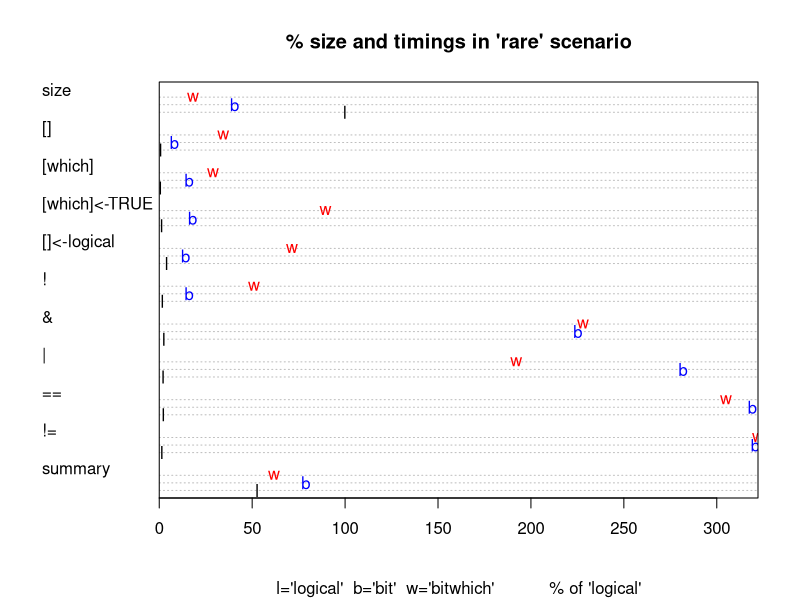
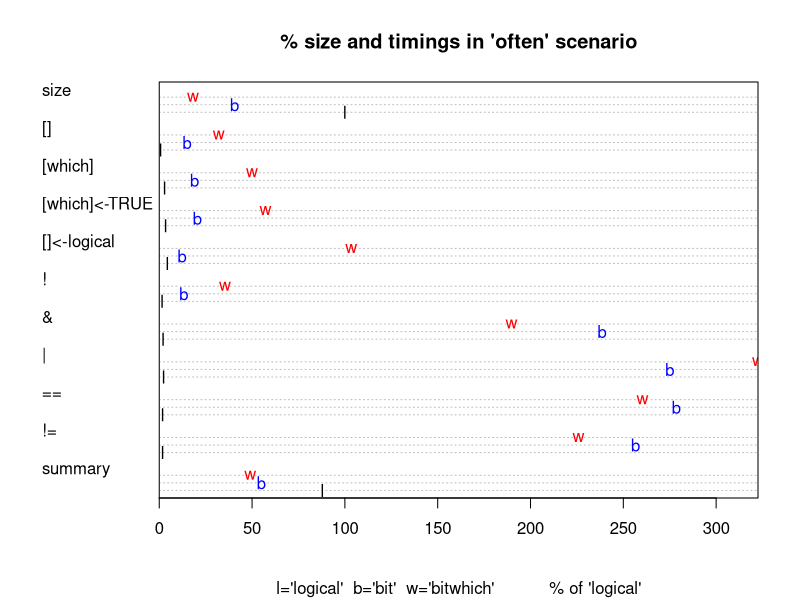
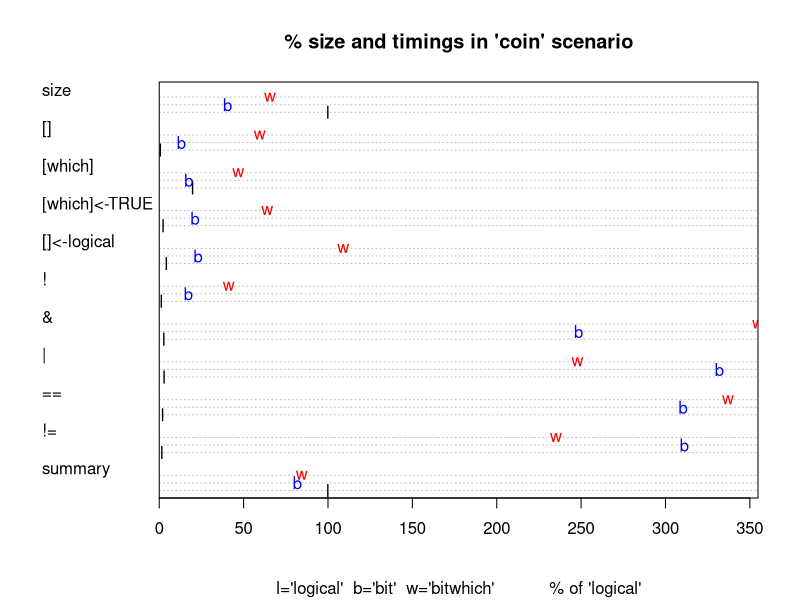
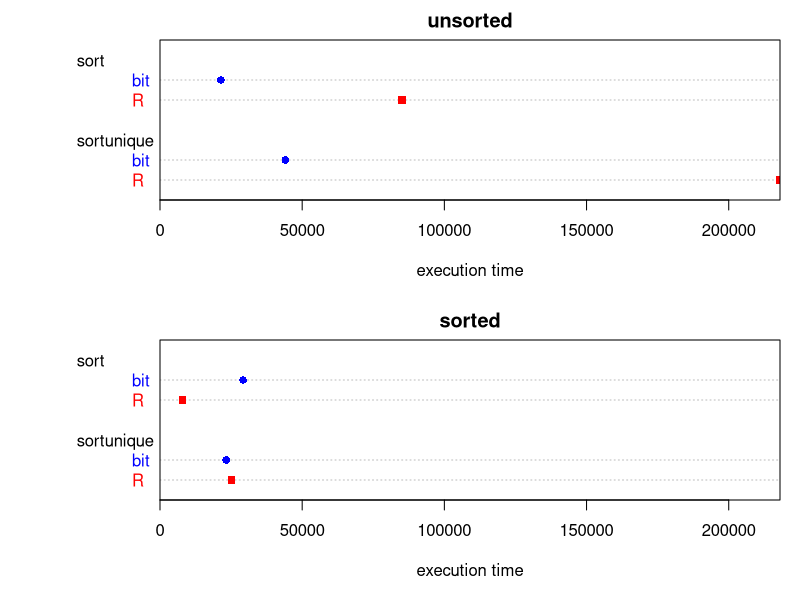
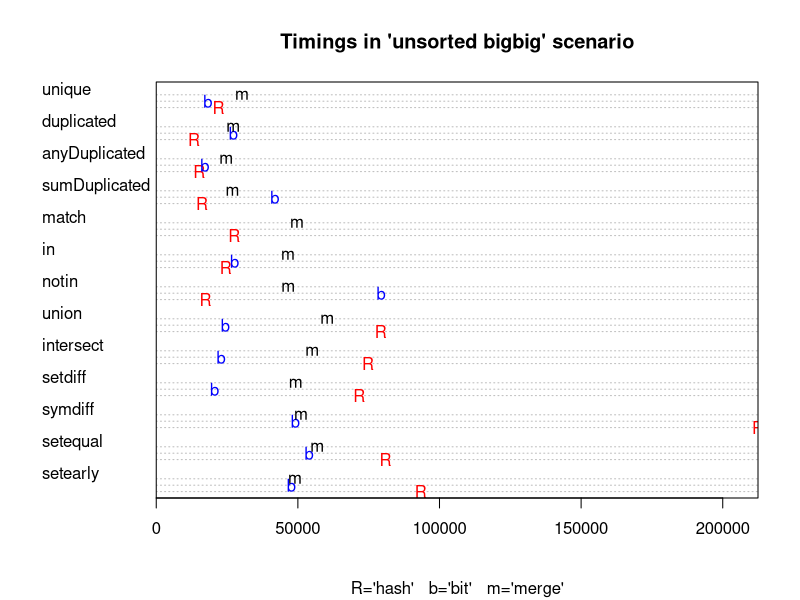
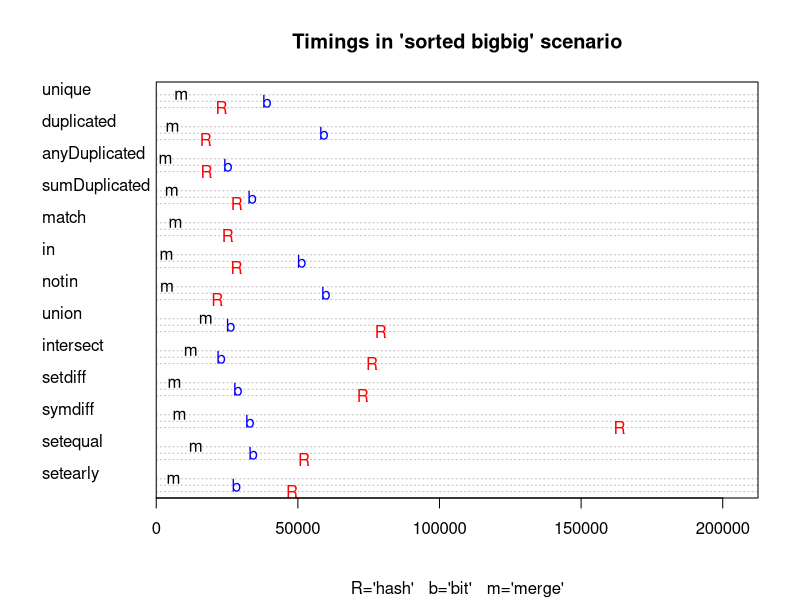

Recreate these plots in R, in order.
## ---- echo = FALSE, results = "hide", message = FALSE--------------------
knitr::opts_chunk$set(collapse = TRUE, comment = "#>")
require(bit)
require(microbenchmark)
Domain <- c(small=1e2, big=1e3)
Sample <- c(small=1e2, big=1e3)
#Domain <- c(small=1e1, big=1e2)
#Sample <- c(small=1e1, big=1e2)
times <- 5

## ---- echo=TRUE, results='asis'------------------------------------------
a <- 1L
b <- 1e7L
i <- sample(a:b,1e3)
x <- c(
  R = median(microbenchmark((a:b)[-i], times=times)$time)
, bit = median(microbenchmark(bit_rangediff(c(a,b), i), times=times)$time)
, merge = median(microbenchmark(merge_rangediff(c(a,b), bit_sort(i)), times=times)$time)
)
knitr::kable(as.data.frame(as.list(x/x["R"]*100)), caption="% of time relative to R", digits=1)

## ---- echo=FALSE, results='asis'-----------------------------------------
knitr::kable(
  data.frame(coin="random 50%", often="random 99%", rare="random 1%", chunk="contiguous chunk of 5%")
  , caption="selection characteristic")

## ---- echo=FALSE, results='asis'-----------------------------------------
B <- booltypes[c("logical","bit","bitwhich","which","ri")]
M <- c("size", "[]", "[which]", "[which]<-TRUE", "[]<-logical", "!", "&", "|", "==", "!=", "summary")
G <- list(
  coin = function(n)sample(c(FALSE, TRUE), n, replace=TRUE, prob=c(0.5,0.5))
, often = function(n)sample(c(FALSE, TRUE), n, replace=TRUE, prob=c(0.01,0.99))
, rare = function(n)sample(c(FALSE, TRUE), n, replace=TRUE, prob=c(0.99,0.01))
, chunk = function(n)ri(n%/%20,2L*n%/%20,n)
)
X <- vector("list", length(B)*length(G))
dim(X) <- c(booltype=length(B), data=length(G))
dimnames(X) <- list(booltype=names(B), data=names(G))
tim <- array(NA
             , dim=c(booltype=length(B), metric=length(M), data=length(G))
             , dimnames=list(booltype=names(B), metric=M, data=names(G))
             )
for (g in names(G)){
  x <- G[[g]](Sample[["big"]])
  if (g %in% c("coin","often","rare"))
    w <- as.which(as.logical(x))
  for (b in B){
    if (booltypes[[b]] < 'ri' || (b == 'ri' && g=='chunk')){
      X[[b,g]] <- as.booltype(x, b)
      if (g %in% c("coin","often","rare") && b %in% c("logical","bit","bitwhich")){
        l <- as.booltype(logical(Sample[["big"]]), b)
        tim[b,"[which]",g] <- median(microbenchmark(l[w], times=times)$time)
        tim[b,"[which]<-TRUE",g] <- median(microbenchmark(l[w]<-TRUE, times=times)$time)
        tim[b,"[]",g] <- median(microbenchmark(l[], times=times)$time)
        tim[b,"[]<-logical",g] <- median(microbenchmark(l[]<-x, times=times)$time)
      }
      tim[b,"size",g] <- object.size(X[[b,g]])
    }
  }
}
for (g in names(G)){
  for (b in c("logical","bit","bitwhich")){
    x <- X[[b,g]]
    if (!is.null(x)){
      tim[b,"!",g] <- median(microbenchmark(!x, times=times)$time)
      tim[b,"&",g] <- median(microbenchmark(x & x, times=times)$time)
      tim[b,"|",g] <- median(microbenchmark(x | x, times=times)$time)
      tim[b,"==",g] <- median(microbenchmark(x == x, times=times)$time)
      tim[b,"!=",g] <- median(microbenchmark(x != x, times=times)$time)
      tim[b,"summary",g] <- median(microbenchmark(summary.booltype(x), times=times)$time)
    }
  }
}
i <- match("size", M)
for(b in rev(names(B)))  # logical was in first position, so we do this last!
{
  tim[b,i,] <- 100 * tim[b,i,] / tim["logical",i,]
  tim[b,-i,] <- 100 * tim[b,-i,] / max(tim["logical",-i,], na.rm=TRUE)
}
#rm(X)

## ---- echo=FALSE, fig.cap = "% size and execution time for bit (b) and bitwhich (w) relative to logical in the 'rare' scenario"----
oldpar <- par(xaxs="i")
x <- tim[1:3,,"rare"]
dotchart(x, xlim=c(0,max(100, max(x))), labels="", pch=c("l","b","w"), col=c("black","blue","red"), main="% size and timings in 'rare' scenario", sub="l='logical'  b='bit'  w='bitwhich'           % of 'logical'")
par(oldpar)

## ---- echo=FALSE, fig.cap = "% size and execution time for bit (b) and bitwhich (w) relative to logical in the 'coin' scenario"----
oldpar <- par(xaxs="i")
x <- tim[1:3,,"often"]
dotchart(x, xlim=c(0,max(100, max(x))), labels="", pch=c("l","b","w"), col=c("black","blue","red"), main="% size and timings in 'often' scenario", sub="l='logical'  b='bit'  w='bitwhich'           % of 'logical'")
par(oldpar)

## ---- echo=FALSE, fig.cap = "% size and execution time for bit (b) and bitwhich (w) relative to logical in the 'coin' scenario"----
oldpar <- par(xaxs="i")
x <- tim[1:3,,"coin"]
dotchart(x, xlim=c(0,max(100, max(x))), labels="", pch=c("l","b","w"), col=c("black","blue","red"), main="% size and timings in 'coin' scenario", sub="l='logical'  b='bit'  w='bitwhich'           % of 'logical'")
par(oldpar)

## ---- echo=FALSE, results='asis'-----------------------------------------
knitr::kable(round(tim[,"size",], 1), caption="% bytes of logical")

## ---- echo=FALSE, results='asis'-----------------------------------------
knitr::kable(round(tim[,"[]",], 1), caption="% bytes of logical")

## ---- echo=FALSE, results='asis'-----------------------------------------
knitr::kable(round(tim[,"[]<-logical",], 1), caption="% bytes of logical")

## ---- echo=FALSE, results='asis'-----------------------------------------
knitr::kable(round(tim[,"[which]",], 1), caption="% bytes of logical")

## ---- echo=FALSE, results='asis'-----------------------------------------
knitr::kable(round(tim[,"[which]<-TRUE",], 1), caption="% bytes of logical")

## ---- echo=FALSE, results='asis'-----------------------------------------
knitr::kable(round(tim[,"!",], 1), caption="% time for Boolean NOT")

## ---- echo=FALSE, results='asis'-----------------------------------------
knitr::kable(round(tim[,"&",], 1), caption="% time for Boolean &")

## ---- echo=FALSE, results='asis'-----------------------------------------
knitr::kable(round(tim[,"|",], 1), caption="% time for Boolean |")

## ---- echo=FALSE, results='asis'-----------------------------------------
knitr::kable(round(tim[,"==",], 1), caption="% time for Boolean ==")

## ---- echo=FALSE, results='asis'-----------------------------------------
knitr::kable(round(tim[,"!=",], 1), caption="% time for Boolean !=")

## ---- echo=FALSE, results='asis'-----------------------------------------
knitr::kable(round(tim[,"summary",][1:2,1:2], 1), caption="% time for Boolean summary")

## ---- echo=FALSE, results='asis'-----------------------------------------
binaryDomain <- list(
    smallsmall = rep(Domain["small"], 2)
  , smallbig=Domain
  , bigsmall=rev(Domain)
  , bigbig=rep(Domain["big"], 2)
)
binarySample <- list(
    smallsmall = rep(Sample["small"], 2)
  , smallbig=Sample
  , bigsmall=rev(Sample)
  , bigbig=rep(Sample["big"], 2)
)

M <- c("R","bit","merge")
G <- c("sort","sortunique")
D <- c("unsorted","sorted")

sortM <- vector("list", length(M)*length(G))
dim(sortM) <- c(method=length(M), goal=length(G))
dimnames(sortM) <- list(method=M, goal=G)
sortM[["R","sort"]] <- sort
sortM[["R", "sortunique"]] <- function(x)sort(unique(x))
sortM[["bit","sort"]] <- bit_sort
sortM[["bit","sortunique"]] <- bit_sort_unique

timsort <- array(NA_integer_
             , dim=c(M=2, G=length(G), D=length(D), N=length(Domain)) 
             , dimnames=list(M=M[1:2], G=G, D=D, N=names(Domain)) 
             )
for(n in names(Domain)){
  x <- sample(Domain[[n]], Sample[[n]], replace = TRUE)
  d <- "unsorted"
  for (m in c("R","bit")){
    for (g in G){
      timsort[m,g,d,n] <- median(microbenchmark(sortM[[m,g]](x), times=times)$time)
    }
  }
  x <- bit_sort(x)
  d <- "sorted"
  for (m in 1:2){
    for (g in G){
      timsort[m,g,d,n] <- median(microbenchmark(sortM[[m,g]](x), times=times)$time)
    }
  }
}


binaryU <- c("match","in","notin","union","intersect","setdiff","symdiff","setequal","setearly")
binaryM <- vector("list", length(M)*length(binaryU))
dim(binaryM) <- c(method=length(M), task=length(binaryU))
dimnames(binaryM) <- list(method=M, task=binaryU)
binaryM[["R","match"]] <- match
binaryM[["merge","match"]] <- merge_match

binaryM[["R","in"]] <- get("%in%")
binaryM[["bit","in"]] <- bit_in
binaryM[["merge","in"]] <- merge_in

binaryM[["R","notin"]] <- function(x, y)!(x %in% y)
binaryM[["bit","notin"]] <- function(x, y)!bit_in(x,y)
binaryM[["merge","notin"]] <- merge_notin

binaryM[["R","union"]] <- union
binaryM[["bit","union"]] <- bit_union
binaryM[["merge","union"]] <- merge_union

binaryM[["R","intersect"]] <- intersect
binaryM[["bit","intersect"]] <- bit_intersect
binaryM[["merge","intersect"]] <- merge_intersect

binaryM[["R","setdiff"]] <- setdiff
binaryM[["bit","setdiff"]] <- bit_setdiff
binaryM[["merge","setdiff"]] <- merge_setdiff

binaryM[["R","symdiff"]] <- function(x,y)union(setdiff(x,y), setdiff(y,x))
binaryM[["bit","symdiff"]] <- bit_symdiff
binaryM[["merge","symdiff"]] <- merge_symdiff

binaryM[["R","setequal"]] <- function(x,y)setequal(x,x)  # we compare x to x which avoids early termination and hence 
binaryM[["bit","setequal"]] <- function(x,y)bit_setequal(x,x)
binaryM[["merge","setequal"]] <- function(x,y)merge_setequal(x,x)
  
binaryM[["R","setearly"]] <- function(x,y)setequal(x,y)  # we compare x to x which avoids early termination and hence 
binaryM[["bit","setearly"]] <- function(x,y)bit_setequal(x,y)
binaryM[["merge","setearly"]] <- function(x,y)merge_setequal(x,y)

unaryU <- c("unique","duplicated","anyDuplicated","sumDuplicated")
unaryM <- vector("list", length(M)*length(unaryU))
dim(unaryM) <- c(method=length(M), task=length(unaryU))
dimnames(unaryM) <- list(method=M, task=unaryU)
unaryM[["R","unique"]] <- unique
unaryM[["bit","unique"]] <- bit_unique
unaryM[["merge","unique"]] <- merge_unique
unaryM[["R","duplicated"]] <- duplicated
unaryM[["bit","duplicated"]] <- bit_duplicated
unaryM[["merge","duplicated"]] <- merge_duplicated
unaryM[["R","anyDuplicated"]] <- anyDuplicated
unaryM[["bit","anyDuplicated"]] <- bit_anyDuplicated
unaryM[["merge","anyDuplicated"]] <- merge_anyDuplicated
unaryM[["R","sumDuplicated"]] <- function(x)sum(duplicated(x))
unaryM[["bit","sumDuplicated"]] <- bit_sumDuplicated
unaryM[["merge","sumDuplicated"]] <- merge_sumDuplicated

tim <- array(NA_integer_
             , dim=c(M=length(M), U=length(unaryU)+length(binaryU), N=length(binaryDomain), D=length(D))
             , dimnames=list(M=M, U=c(unaryU,binaryU), N=names(binaryDomain), D=D)
             )

for(n in names(binaryDomain)){
  xnam <- names(binaryDomain[[n]])[1]
  ynam <- names(binaryDomain[[n]])[2]
  x <- sample(binaryDomain[[n]][1], binarySample[[n]][1], replace = FALSE)
  y <- sample(binaryDomain[[n]][2], binarySample[[n]][2], replace = FALSE)
  d <- "unsorted"
  if (length(x)==length(y))
  for (u in unaryU){
    for (m in setdiff(M,"merge")){
      f <- unaryM[[m,u]]
      if (!is.null(f))
        tim[m,u,n,d] <- median(microbenchmark(f(x), times=times)$time)
    }
  }
  for (u in binaryU){
    for (m in setdiff(M,"merge")){
      f <- binaryM[[m,u]]
      if (!is.null(f))
        tim[m,u,n,d] <- median(microbenchmark(f(x,y), times=times)$time)
    }
  }
  x <- bit_sort(x)
  y <- bit_sort(y)
  d <- "sorted"
  if (length(x)==length(y))
  for (u in unaryU){
    for (m in M){
      f <- unaryM[[m,u]]
      if (!is.null(f)){
        tim[m,u,n,d] <- median(microbenchmark(f(x), times=times)$time)
        # now plug-in measures for unsorted merge
        if (m == "merge") 
          tim["merge",u,n,"unsorted"] <- timsort["bit","sort","unsorted",xnam] +  tim["merge",u,n,"sorted"]
      }
    }
  }
  for (u in binaryU){
    for (m in M){
      f <- binaryM[[m,u]]
      if (!is.null(f)){
        tim[m,u,n,d] <- median(microbenchmark(f(x,y), times=times)$time)
        # now plug-in measures for unsorted merge
        if (m == "merge")
          tim["merge",u,n,"unsorted"] <- timsort["bit","sort","unsorted",xnam] + timsort["bit","sort","unsorted",ynam] + tim["merge",u,n,"sorted"]
      }
    }
  }
}

## ---- echo=FALSE, fig.cap = "Execution time for R (R) and bit (b)"-------
x <- timsort[,,,"big"]
#x <- 100 * x / max(x["R",,], na.rm=TRUE)
oldpar <- par(mfrow=c(2,1), mar=c(5,8,2,1), xaxs="i")
dotchart(x[,,"unsorted"], xlim=c(0, max(100, max(x))), xlab="execution time", main="unsorted", pch=15:16, col=c("red","blue"))
dotchart(x[,,"sorted"], xlim=c(0, max(100, max(x))), xlab="execution time", main="sorted", pch=15:16, col=c("red","blue"))
par(oldpar)

## ---- echo=FALSE, results='hide'-----------------------------------------
tim2 <- tim
for (n in names(binaryDomain))
  for (d in D)
    tim2[,,n,d] <- 100*tim[,,n,d]/max(tim["R",,n,d], na.rm=TRUE)

## ---- echo=FALSE, fig.cap = "Execution time for R, bit and merge relative to most expensive R in 'unsorted bigbig' scenario"----
oldpar <- par(xaxs="i")
x <- tim[,,"bigbig","unsorted"]
dotchart(x, xlim=c(0,max(100,max(tim[,,"bigbig",], na.rm=TRUE))), labels="", pch=c("R","b","m"), col=c("red","blue","black"), main="Timings in 'unsorted bigbig' scenario", sub="R='hash'   b='bit'   m='merge'")
par(oldpar)

## ---- echo=FALSE, fig.cap = "Execution time for R, bit and merge in 'sorted bigbig' scenario"----
oldpar <- par(xaxs="i")
x <- tim[,,"bigbig","sorted"]
dotchart(x, xlim=c(0,max(tim[,,"bigbig",], na.rm=TRUE)), labels="", pch=c("R","b","m"), col=c("red","blue","black"), main="Timings in 'sorted bigbig' scenario", sub="R='hash'   b='bit'   m='merge'")
par(oldpar)

## ---- echo=FALSE, results='asis'-----------------------------------------
x <- 100*timsort["bit",,,]/timsort["R",,,]
s <- "sorted"
knitr::kable(x[,s,], caption=paste(s,"data relative to R's sort"), digits=1)

## ---- echo=FALSE, results='asis'-----------------------------------------
s <- "unsorted"
knitr::kable(x[,s,], caption=paste(s,"data relative to R's sort"), digits=1)

## ---- echo=FALSE, results='asis'-----------------------------------------
f <- function(u){
  n <- c("smallsmall","bigbig")
  x <- tim[c("bit","merge","merge"),u,n,]
  dimnames(x)$M[3] <- "sort"
  dimnames(x)$N <- c("small","big")
  x["sort",,"unsorted"] <- timsort["bit","sort","unsorted",]
  x["sort",,"sorted"] <- 0
  for (m in dimnames(x)$M)
    x[m,,] <- x[m,,] / tim["R",u,n,] * 100
  x
}
x <- f("unique")
s <- "sorted"
knitr::kable(x[,,s], caption=paste(s,"data relative to R"), digits=1)

## ---- echo=FALSE, results='asis'-----------------------------------------
s <- "unsorted"
knitr::kable(x[,,s], caption=paste(s,"data relative to R"), digits=1)

## ---- echo=FALSE, results='asis'-----------------------------------------
x <- f("duplicated")
s <- "sorted"
knitr::kable(x[,,s], caption=paste(s,"data relative to R"), digits=1)

## ---- echo=FALSE, results='asis'-----------------------------------------
s <- "unsorted"
knitr::kable(x[,,s], caption=paste(s,"data relative to R"), digits=1)

## ---- echo=FALSE, results='asis'-----------------------------------------
x <- f("anyDuplicated")
s <- "sorted"
knitr::kable(x[,,s], caption=paste(s,"data relative to R"), digits=1)

## ---- echo=FALSE, results='asis'-----------------------------------------
s <- "unsorted"
knitr::kable(x[,,s], caption=paste(s,"data relative to R"), digits=1)

## ---- echo=FALSE, results='asis'-----------------------------------------
x <- f("sumDuplicated")
s <- "sorted"
knitr::kable(x[,,s], caption=paste(s,"data relative to R"), digits=1)

## ---- echo=FALSE, results='asis'-----------------------------------------
s <- "unsorted"
knitr::kable(x[,,s], caption=paste(s,"data relative to R"), digits=1)

## ---- echo=FALSE, results='asis'-----------------------------------------
f <- function(u){
  x <- tim[c("bit","merge","merge"),u,,]
  dimnames(x)$M[3] <- "sort"
  s <- timsort["bit","sort","unsorted",]
  x["sort",,"unsorted"] <- rep(s, c(2,2)) + c(s,s)
  x["sort",,"sorted"] <- 0
  for (m in dimnames(x)$M)
    x[m,,] <- x[m,,] / tim["R",u,,] * 100
  x
}
x <- f("match")
s <- "sorted"
knitr::kable(x[,,s], caption=paste(s,"data relative to R"), digits=1)

## ---- echo=FALSE, results='asis'-----------------------------------------
s <- "unsorted"
knitr::kable(x[,,s], caption=paste(s,"data relative to R"), digits=1)

## ---- echo=FALSE, results='asis'-----------------------------------------
x <- f("in")
s <- "sorted"
knitr::kable(x[,,s], caption=paste(s,"data relative to R"), digits=1)

## ---- echo=FALSE, results='asis'-----------------------------------------
s <- "unsorted"
knitr::kable(x[,,s], caption=paste(s,"data relative to R"), digits=1)

## ---- echo=FALSE, results='asis'-----------------------------------------
x <- f("notin")
s <- "sorted"
knitr::kable(x[,,s], caption=paste(s,"data relative to R"), digits=1)

## ---- echo=FALSE, results='asis'-----------------------------------------
s <- "unsorted"
knitr::kable(x[,,s], caption=paste(s,"data relative to R"), digits=1)

## ---- echo=FALSE, results='asis'-----------------------------------------
x <- f("union")
s <- "sorted"
knitr::kable(x[,,s], caption=paste(s,"data relative to R"), digits=1)

## ---- echo=FALSE, results='asis'-----------------------------------------
s <- "unsorted"
knitr::kable(x[,,s], caption=paste(s,"data relative to R"), digits=1)

## ---- echo=FALSE, results='asis'-----------------------------------------
x <- f("intersect")
s <- "sorted"
knitr::kable(x[,,s], caption=paste(s,"data relative to R"), digits=1)

## ---- echo=FALSE, results='asis'-----------------------------------------
s <- "unsorted"
knitr::kable(x[,,s], caption=paste(s,"data relative to R"), digits=1)

## ---- echo=FALSE, results='asis'-----------------------------------------
x <- f("setdiff")
s <- "sorted"
knitr::kable(x[,,s], caption=paste(s,"data relative to R"), digits=1)

## ---- echo=FALSE, results='asis'-----------------------------------------
s <- "unsorted"
knitr::kable(x[,,s], caption=paste(s,"data relative to R"), digits=1)

## ---- echo=FALSE, results='asis'-----------------------------------------
x <- f("symdiff")
s <- "sorted"
knitr::kable(x[,,s], caption=paste(s,"data relative to R"), digits=1)

## ---- echo=FALSE, results='asis'-----------------------------------------
s <- "unsorted"
knitr::kable(x[,,s], caption=paste(s,"data relative to R"), digits=1)

## ---- echo=FALSE, results='asis'-----------------------------------------
x <- f("setequal")
s <- "sorted"
knitr::kable(x[,,s], caption=paste(s,"data relative to R"), digits=1)

## ---- echo=FALSE, results='asis'-----------------------------------------
s <- "unsorted"
knitr::kable(x[,,s], caption=paste(s,"data relative to R"), digits=1)

## ---- echo=FALSE, results='asis'-----------------------------------------
x <- f("setearly")
s <- "sorted"
knitr::kable(x[,,s], caption=paste(s,"data relative to R"), digits=1)

## ---- echo=FALSE, results='asis'-----------------------------------------
s <- "unsorted"
knitr::kable(x[,,s], caption=paste(s,"data relative to R"), digits=1)

